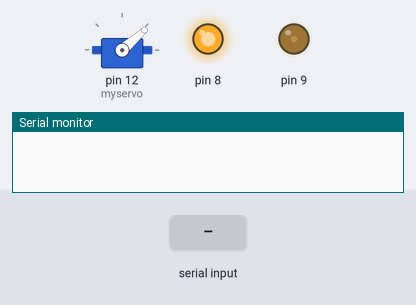
Bench run of a sketch on a simulated Arduino Uno, built with avr-gcc and run on an emulated ATmega328P. Parts: servo, output pins drawn as LEDs (lit = HIGH), the last lines printed to the serial monitor. Inputs (shaded band) come from the test bench.

Above: at 1.2 s.
1.3 s: byte 30 received over Serial
At 2.2 s:
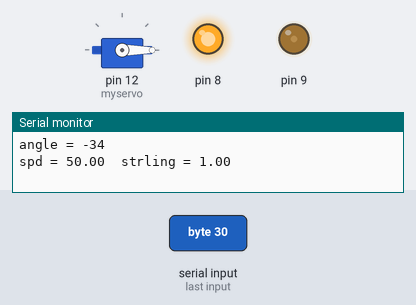
2.8 s: byte 90 received over Serial
At 3.4 s:
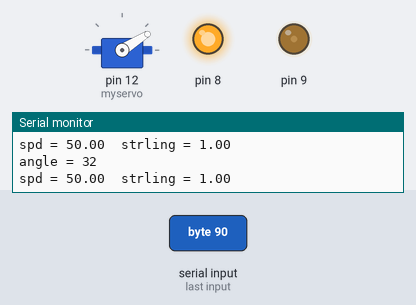
4.3 s: byte 120 received over Serial
At 5.7 s:
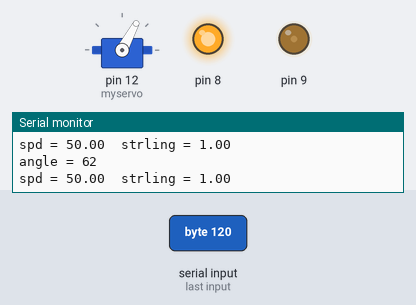
Timing chart, 0 to 7.3 s (numbered marks = the images above; inputs shaded):
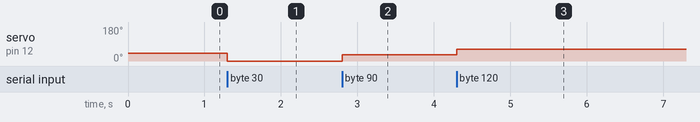

The sketch:

delay_test.ino
```cpp
#include <Servo.h>
#include <SoftwareSerial.h>
Servo myservo;
int rgtecho = A0;        //오른쪽 초음파센서
int rgttrig = A1;
int lftecho = A2;        //왼쪽 초음파센서
int lfttrig = A3;
int mtecho = A4;         //정면 초음파센서
int mttrig = A5;
int p = 41;       //서보모터 각도
float spd = 50;   //전진 모터 속도
float strling = 1;  //후진 모터 속도
int rasp = 0;    //라즈베리 주행
int raspr = 0;
int z = 103; //servo +=
int pass = 0;

int delay_count = 0;

void setup() {
  Serial.begin(9600);
  //Serial1.begin(9600);
  pinMode(rgttrig, OUTPUT);
  pinMode(rgtecho, INPUT);
  pinMode(lfttrig, OUTPUT);
  pinMode(lftecho, INPUT);
  pinMode(mttrig, OUTPUT);
  pinMode(mtecho, INPUT);
  pinMode(8, OUTPUT);      //우회전 세기를 pwm 방식으로 제어
  pinMode(9, OUTPUT);      //좌회전 세기르 pwm 방식으로 제어
  myservo.attach(12);
  myservo.write(p);


  digitalWrite(8, strling);
  analogWrite(9, spd);      //모터 속도 200rpm

}


void loop() {
  /*digitalWrite(rgttrig, HIGH);                   //오른쪽 초음파센서 거리
  delayMicroseconds(10);
  digitalWrite(rgttrig, LOW);
  int rdist = pulseIn(rgtecho, HIGH)*17/1000;
  digitalWrite(lfttrig, HIGH);                  //왼쪽 초음파센서
  delayMicroseconds(10);
  digitalWrite(lfttrig, LOW);
  int ldist = pulseIn(lftecho, HIGH)*17/1000;
  digitalWrite(mttrig, HIGH);                   //정면 초음파센서
  delayMicroseconds(10);
  digitalWrite(mttrig, LOW);
  int dist = pulseIn(mtecho, HIGH)*17/1000;*/

/*
  if(Serial1.available()) {
  myservo.write(p);
    while(1){
      if(Serial1.available()){
      Serial.write(Serial1.read());
      switch (Serial1.read()) {
       case 'w':          //정면
         p = 41;
         myservo.write(p);
         break;

       case 'a':         //우회전
         p = 35;
         myservo.write(p);
         break;

       case 'd':         //좌회전
         p = 47;
         myservo.write(p);
         break;

       case 'h':                       // (세모) 모터 속도 160rpm
         spd = 160;
         strling = LOW;
         digitalWrite(8, strling);
         analogWrite(9, spd);
         Serial.println(spd);
         break;

       case 'l':                   // (원) 후진 모터 속도 117rpm
         spd = 117;
         strling = HIGH;
         digitalWrite(8, strling);
         analogWrite(9, spd);
         Serial.println(strling);
         break;

       case 'j':                  //(네모) 모터 정지
         spd = 0;
         strling = 0;
         Serial.print(spd);
         Serial.println(strling);
         break;

       case 'c':
       goto exit;
       break;
      }
    }
    }
  }

  exit:
  */

  if(Serial.available()){


    int raspr = Serial.read();   //라즈베리파이에서 읽어오는 값


    if(raspr >= 91 and raspr <= 96 and delay_count == 0) {
      delay(2000);
      delay_count = 1;
    }

    else if(raspr >= 100 and raspr <= 106 and delay_count != 0) {
      delay_count = 0;
    }

    else if(raspr <= 111 and raspr >= 109 and delay_count == 0) {
      delay(2000);
      delay_count = -1;
    }

    //rasp = raspr - 64;
    rasp = raspr - 64;


    if(rasp == 0) {
      rasp = p;
    }

    if(rasp != 50 and rasp != 55) {
      p = rasp;
    }

    else {
      p = z;
    }


    if(rasp == 55){ //blue
      pass = 1;
      spd == 0;
      delay(2000);
      spd = 50;
      delay(3000);
      /*
      while(1){
        delay(500);
        if(Serial.read
      }
      */
    }
     if(rasp == 50){ //red
      pass = 1;
      spd == 0;
      delay(2000);
      spd = 50;
      delay(3000);
     }

     if(rasp > z){    //servo+=
     p+=6;
     }
     if(pass == 0){
      myservo.write(p);    //라즈베리파이에서 읽어온 값을 서보모터로
     }


    z = rasp;

  /*
    spd = (spd / 4) * 3;
    strling = HIGH;
    myservo.write(p);
    digitalWrite(8, strling);
    analogWrite(9, spd);    //모터 속도 150rpm

  if(rdist < 7){      // 오른쪽 장애물이 7cm이내로 오면 서보모터 오른쪽 이동 (각도 정면 기준 6도)
    p += 6;
    spd = spd / 3;
    strling = LOW;
    myservo.write(p);
    digitalWrite(8, strling);
    analogWrite(9, spd);      //모터 속도 90rpm
  }
  if(ldist < 7){      // 왼쪽 장애물이 7cm이내로 오면 서보모터 왼쪽 이동   (각도 정면 기준 -6도)
    p -= 6;
    spd = spd / 3;
    spd2 = 0;
    myservo.write(p);
    digitalWrite(8, strling);
    analogWrite(9, spd);   //모터 속도 90rpm
  }
  if((ldist < 7) && (rdist < 7)){      // 양쪽이 모두 7cm 이내일 때
    if(ldist < rdist){                   // 왼쪽이 오른쪽보다 더 가까이 있으면 서보모터 왼쪽으로 이동   (각도 정면 기준 -6도)
      p -= 6;
      spd = spd / 3;
      spd2 = 0;
      myservo.write(p);
      digitalWrite(8, strling);
      analogWrite(9, spd);       //모터 속도 90rpm
    }
    if(rdist < ldist){                  // 오른쪽이 왼쪽보다 더 가까이 있으면 서보모터 오른쪽으로 이동    (각도 정면 기준 6도)
      p += 6;
      spd = spd / 3;
      spd2 = 0;
      myservo.write(p);
      digitalWrite(8, strling);
      analogWrite(9, spd);        //모터 속도 90rpm
    }
    if(rdist == ldist){                //7cm 이내 양쪽 거리 같으면 정면(각도 정면)
    p = 41;
    spd = spd / 2;
    strling = 0;
    digitalWrite(8, strling);
    analogWrite(9, spd);        //모터 속도 90rpm
  }

  if(dist < 7){       //정면에 7cm 이내에 장애물
    spd = 0;
    spd2 = HIGH;
    analogWrite(9, spd);
    digitalWrite(8, strling);     // 후진 117rpm
  }

  Serial.print("left = ");      //시리얼모니터에 보이게 함
  Serial.print(ldist);
  Serial.print("  right = ");
  Serial.println(rdist);*/
  Serial.print("angle = ");
  Serial.println(p);
  //Serial.print("dist = ");
  //Serial.println(dist);
  Serial.print("spd = ");
  Serial.print(spd);
  Serial.print("  strling = ");
  Serial.println(strling);
  Serial.print("\n");

  if (rasp == 53) {
    spd = 0;

  }

  else {
    spd = 50;
  }
  digitalWrite(8, strling);
  analogWrite(9, spd);      //모터 속도 200rpm
  }
  pass = 0;
}
```

Measured:
- after the input at 1.3 s, servo on pin 12 (myservo): 41° → 0° at once
- after the input at 2.8 s, servo on pin 12 (myservo): 0° → 32° at once
- after the input at 4.3 s, servo on pin 12 (myservo): 32° → 62° at once
